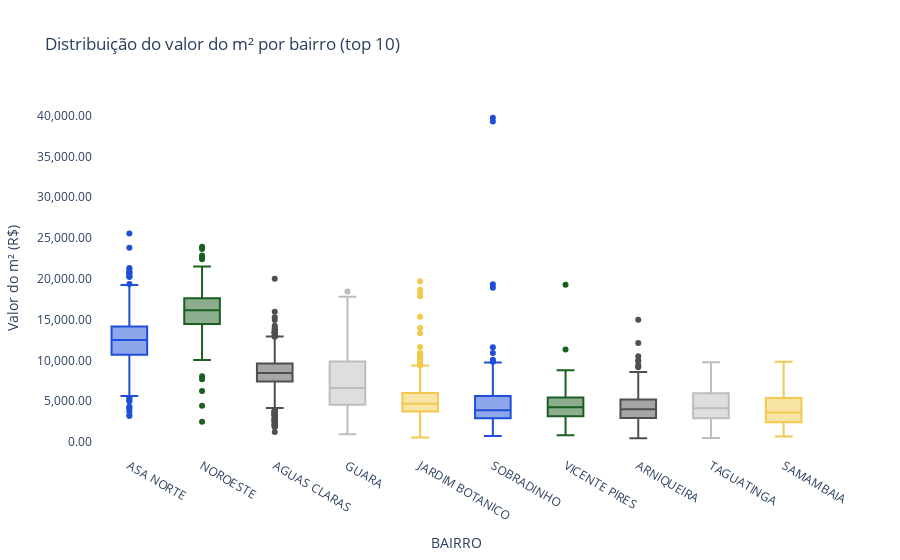

Notebook cell for this chart:
### Code cell
# Boxplot dos bairros que aparecem com mais frquencia (Volume de anuncios)
fig = px.box(
    df_top_bairros,
    x='BAIRRO',
    y='VALOR_M2',
    title= 'Distribuição do valor do m² por bairro (top 10)',
    labels={
        'Bairro': 'Bairro',
        'VALOR_M2': 'Valor do m² (R$)'
    },
    color='BAIRRO',
    color_discrete_sequence=list(PALETA_BRASILIA.values())
)

fig.update_layout(
    yaxis_tickformat=',.2f',
    plot_bgcolor='white',
    showlegend=False
)

fig.show()

### Figure 1 — Plotly figure (JSON) as saved in the notebook; plotly's stock layout.template omitted (floating-point values rounded to 4 significant figures; data arrays with more than 128 entries replaced by an {"elided": "..."} marker saying what was removed)
{"data": [{"alignmentgroup": "True", "hovertemplate": "BAIRRO=%{x}<br>Valor do m² (R$)=%{y}<extra></extra>", "legendgroup": "ASA NORTE", "marker": {"color": "#1F4FD8"}, "name": "ASA NORTE", "notched": false, "offsetgroup": "ASA NORTE", "orientation": "v", "showlegend": true, "type": "box", "x": {"elided": "490 str values"}, "x0": " ", "xaxis": "x", "y": {"elided": "490 float values"}, "y0": " ", "yaxis": "y"}, {"alignmentgroup": "True", "hovertemplate": "BAIRRO=%{x}<br>Valor do m² (R$)=%{y}<extra></extra>", "legendgroup": "NOROESTE", "marker": {"color": "#1B5E20"}, "name": "NOROESTE", "notched": false, "offsetgroup": "NOROESTE", "orientation": "v", "showlegend": true, "type": "box", "x": {"elided": "454 str values"}, "x0": " ", "xaxis": "x", "y": {"elided": "454 float values"}, "y0": " ", "yaxis": "y"}, {"alignmentgroup": "True", "hovertemplate": "BAIRRO=%{x}<br>Valor do m² (R$)=%{y}<extra></extra>", "legendgroup": "AGUAS CLARAS", "marker": {"color": "#4F4F4F"}, "name": "AGUAS CLARAS", "notched": false, "offsetgroup": "AGUAS CLARAS", "orientation": "v", "showlegend": true, "type": "box", "x": {"elided": "1944 str values"}, "x0": " ", "xaxis": "x", "y": {"elided": "1944 float values"}, "y0": " ", "yaxis": "y"}, {"alignmentgroup": "True", "hovertemplate": "BAIRRO=%{x}<br>Valor do m² (R$)=%{y}<extra></extra>", "legendgroup": "GUARA", "marker": {"color": "#BDBDBD"}, "name": "GUARA", "notched": false, "offsetgroup": "GUARA", "orientation": "v", "showlegend": true, "type": "box", "x": {"elided": "560 str values"}, "x0": " ", "xaxis": "x", "y": {"elided": "560 float values"}, "y0": " ", "yaxis": "y"}, {"alignmentgroup": "True", "hovertemplate": "BAIRRO=%{x}<br>Valor do m² (R$)=%{y}<extra></extra>", "legendgroup": "JARDIM BOTANICO", "marker": {"color": "#F2C94C"}, "name": "JARDIM BOTANICO", "notched": false, "offsetgroup": "JARDIM BOTANICO", "orientation": "v", "showlegend": true, "type": "box", "x": {"elided": "1006 str values"}, "x0": " ", "xaxis": "x", "y": {"elided": "1006 float values"}, "y0": " ", "yaxis": "y"}, {"alignmentgroup": "True", "hovertemplate": "BAIRRO=%{x}<br>Valor do m² (R$)=%{y}<extra></extra>", "legendgroup": "SOBRADINHO", "marker": {"color": "#1F4FD8"}, "name": "SOBRADINHO", "notched": false, "offsetgroup": "SOBRADINHO", "orientation": "v", "showlegend": true, "type": "box", "x": {"elided": "880 str values"}, "x0": " ", "xaxis": "x", "y": {"elided": "880 float values"}, "y0": " ", "yaxis": "y"}, {"alignmentgroup": "True", "hovertemplate": "BAIRRO=%{x}<br>Valor do m² (R$)=%{y}<extra></extra>", "legendgroup": "VICENTE PIRES", "marker": {"color": "#1B5E20"}, "name": "VICENTE PIRES", "notched": false, "offsetgroup": "VICENTE PIRES", "orientation": "v", "showlegend": true, "type": "box", "x": {"elided": "697 str values"}, "x0": " ", "xaxis": "x", "y": {"elided": "697 float values"}, "y0": " ", "yaxis": "y"}, {"alignmentgroup": "True", "hovertemplate": "BAIRRO=%{x}<br>Valor do m² (R$)=%{y}<extra></extra>", "legendgroup": "ARNIQUEIRA", "marker": {"color": "#4F4F4F"}, "name": "ARNIQUEIRA", "notched": false, "offsetgroup": "ARNIQUEIRA", "orientation": "v", "showlegend": true, "type": "box", "x": {"elided": "426 str values"}, "x0": " ", "xaxis": "x", "y": {"elided": "426 float values"}, "y0": " ", "yaxis": "y"}, {"alignmentgroup": "True", "hovertemplate": "BAIRRO=%{x}<br>Valor do m² (R$)=%{y}<extra></extra>", "legendgroup": "TAGUATINGA", "marker": {"color": "#BDBDBD"}, "name": "TAGUATINGA", "notched": false, "offsetgroup": "TAGUATINGA", "orientation": "v", "showlegend": true, "type": "box", "x": {"elided": "523 str values"}, "x0": " ", "xaxis": "x", "y": {"elided": "523 float values"}, "y0": " ", "yaxis": "y"}, {"alignmentgroup": "True", "hovertemplate": "BAIRRO=%{x}<br>Valor do m² (R$)=%{y}<extra></extra>", "legendgroup": "SAMAMBAIA", "marker": {"color": "#F2C94C"}, "name": "SAMAMBAIA", "notched": false, "offsetgroup": "SAMAMBAIA", "orientation": "v", "showlegend": true, "type": "box", "x": {"elided": "445 str values"}, "x0": " ", "xaxis": "x", "y": {"elided": "445 float values"}, "y0": " ", "yaxis": "y"}], "layout": {"boxmode": "overlay", "legend": {"title": {"text": "BAIRRO"}, "tracegroupgap": 0}, "plot_bgcolor": "white", "showlegend": false, "title": {"text": "Distribuição do valor do m² por bairro (top 10)"}, "xaxis": {"anchor": "y", "categoryarray": ["ASA NORTE", "NOROESTE", "AGUAS CLARAS", "GUARA", "JARDIM BOTANICO", "SOBRADINHO", "VICENTE PIRES", "ARNIQUEIRA", "TAGUATINGA", "SAMAMBAIA"], "categoryorder": "array", "domain": [0, 1], "title": {"text": "BAIRRO"}}, "yaxis": {"anchor": "x", "domain": [0, 1], "tickformat": ",.2f", "title": {"text": "Valor do m² (R$)"}}}}
